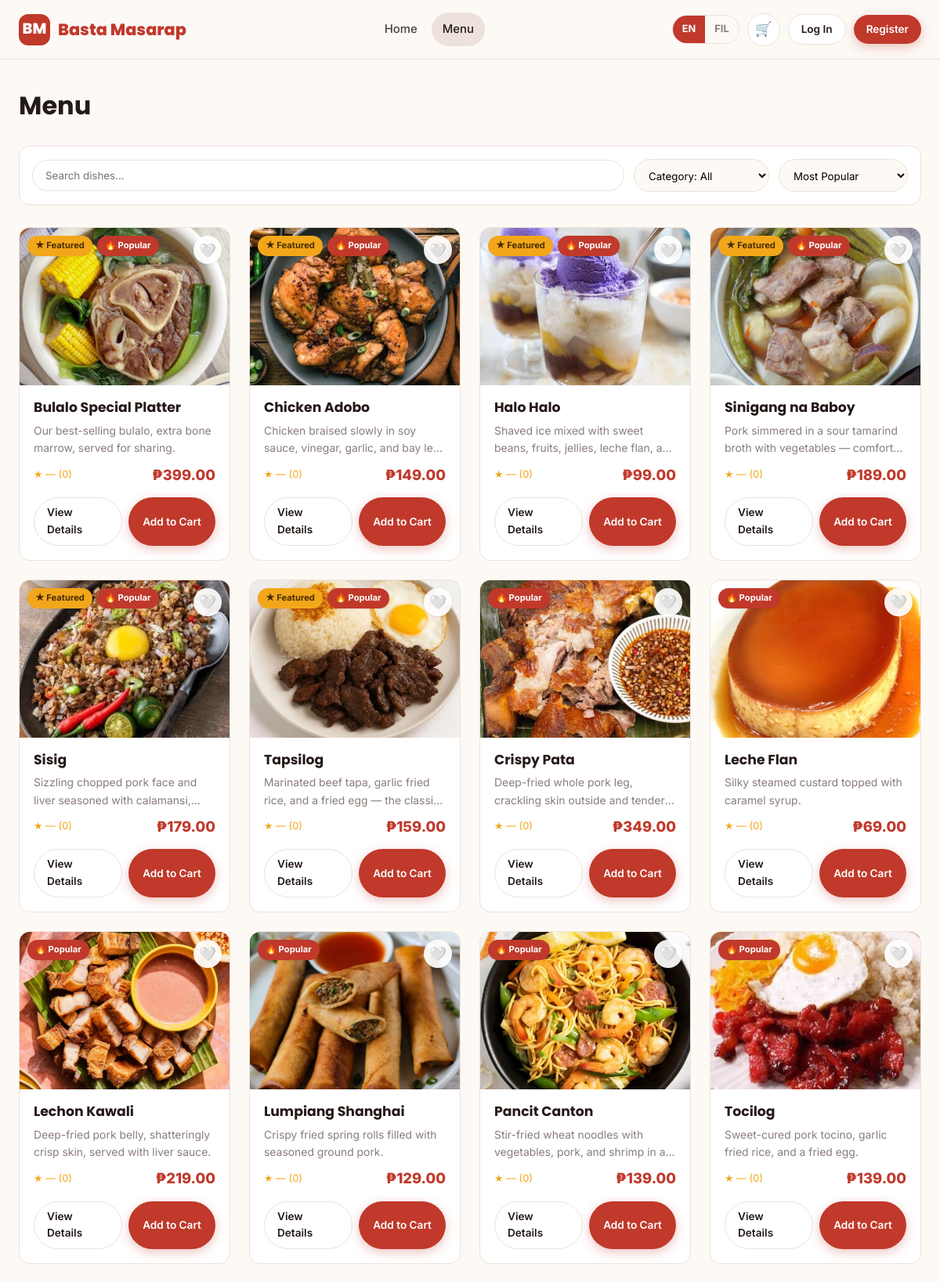
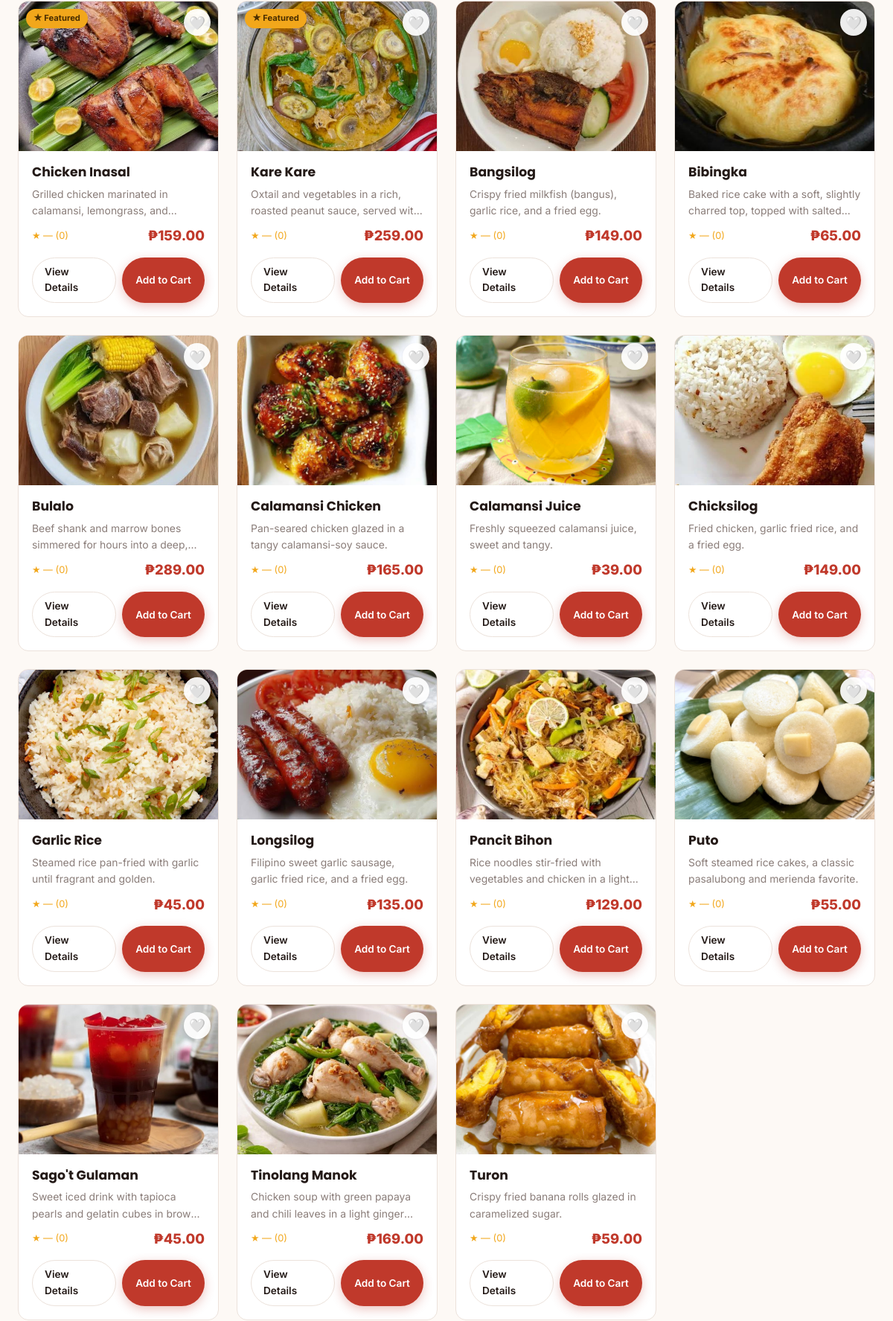
Page /menu.php (upper part) on the committed database (2 pictures, top to bottom).
### tables this page shows
CREATE TABLE `dishes` (
  `dish_id` int(11) NOT NULL,
  `category_id` int(11) NOT NULL,
  `name` varchar(120) NOT NULL,
  `desc_en` text NOT NULL,
  `desc_fil` text NOT NULL,
  `ingredients` text NOT NULL,
  `price` decimal(8,2) NOT NULL,
  `image_path` varchar(255) NOT NULL,
  `is_available` tinyint(1) NOT NULL DEFAULT 1,
  `is_featured` tinyint(1) NOT NULL DEFAULT 0,
  `is_popular` tinyint(1) NOT NULL DEFAULT 0,
  `created_at` timestamp NOT NULL DEFAULT current_timestamp()
);

### menu.php (the view, shortened to what this page needs)
<?php
require_once __DIR__ . '/includes/bootstrap.php';
$search = trim($_GET['search'] ?? '');
$sort = $_GET['sort'] ?? 'popular';
$where = ['d.is_available = 1'];
$params = [];
$orderBy = match ($sort) {
    'price_low' => 'd.price ASC',
    'price_high' => 'd.price DESC',
    'rating' => 'avg_rating DESC',
    'newest' => 'd.created_at DESC',
    default => 'd.is_popular DESC, d.is_featured DESC',
};
$sql = "SELECT d.*, c.slug AS category_slug,
            (SELECT COUNT(*) FROM reactions WHERE dish_id = d.dish_id AND type='like') AS likes,
            (SELECT COUNT(*) FROM reactions WHERE dish_id = d.dish_id AND type='dislike') AS dislikes,
            (SELECT ROUND(AVG(rating),1) FROM reviews WHERE dish_id = d.dish_id AND status='visible') AS avg_rating,
            (SELECT COUNT(*) FROM reviews WHERE dish_id = d.dish_id AND status='visible') AS review_count
        FROM dishes d JOIN categories c ON c.category_id = d.category_id
        WHERE " . implode(' AND ', $where) . "
        ORDER BY {$orderBy}, d.name ASC";
$stmt = $db->prepare($sql);
$stmt->execute($params);
$dishes = $stmt->fetchAll();
$wishlistIds = [];
require __DIR__ . '/includes/header.php';
?>
<section class="section" style="padding-top: 20px;">
    <div class="container">
        <div class="section-head"><h2><?= t('nav_menu') ?></h2></div>
        <form id="menuFilterForm" method="GET" class="filters-bar">
            <input type="text" name="search" class="search-input" placeholder="<?= t('search_placeholder') ?>" value="<?= esc($search) ?>">
            <select name="category" class="select-input">
                <option value=""><?= t('filter_category') ?>: <?= currentLang() === 'fil' ? 'Lahat' : 'All' ?></option>
            </select>
            <select name="sort" class="select-input">
                <option value="popular" <?= $sort === 'popular' ? 'selected' : '' ?>><?= t('sort_popular') ?></option>
            </select>
        </form>
        <?php if (!$dishes): ?>
            <div class="empty-state">
                <div class="icon">🍽️</div>
                <p><?= currentLang() === 'fil' ? 'Walang nahanap na ulam.' : 'No dishes found matching your search.' ?></p>
            </div>
        <?php else: ?>
        <div class="dish-grid">
            <?php foreach ($dishes as $dish): ?>
                <?php $inWishlist = in_array($dish['dish_id'], $wishlistIds); ?>
                <div class="card dish-card">
                    <div class="dish-media">
                        <div class="dish-badges">
                            <?php if ($dish['is_featured']): ?><span class="badge badge-featured">★ Featured</span><?php endif; ?>
                            <?php if ($dish['is_popular']): ?><span class="badge badge-popular">🔥 Popular</span><?php endif; ?>
                        </div>
                        <button class="wishlist-toggle <?= $inWishlist ? 'active' : '' ?>" data-wishlist data-dish-id="<?= $dish['dish_id'] ?>"><?= $inWishlist ? '❤️' : '🤍' ?></button>
                        <?= dishImageHtml($dish) ?>
                    </div>
                    <div class="dish-body">
                        <h3><?= esc($dish['name']) ?></h3>
                        <p class="dish-desc"><?= esc(dishText($dish, 'desc')) ?></p>
                        <div class="dish-meta">
                            <span class="dish-rating">★ <?= $dish['avg_rating'] ?: '—' ?> (<?= (int) $dish['review_count'] ?>)</span>
                            <span class="dish-price"><?= peso((float) $dish['price']) ?></span>
                        </div>
                        <div class="dish-footer">
                            <a href="/basta-masarap/dish.php?id=<?= $dish['dish_id'] ?>" class="btn btn-secondary btn-sm"><?= t('view_details') ?></a>
                            <button class="btn btn-primary btn-sm" data-add-cart="<?= $dish['dish_id'] ?>"><?= t('add_to_cart') ?></button>
                        </div>
                    </div>
                </div>
            <?php endforeach; ?>
        </div>
        <?php endif; ?>
    </div>
</section>
<?php require __DIR__ . '/includes/footer.php'; ?>

### includes/functions.php (shortened to what this page needs)
<?php
function currentLang(): string
{
    return $_SESSION['lang'] ?? 'en';
}
function t(string $key): string
{
    static $dict = null;
    if ($dict === null) {
        $dict = require __DIR__ . '/lang.php';
    }
    $lang = currentLang();
    return $dict[$lang][$key] ?? $dict['en'][$key] ?? $key;
}
function dishText(array $dish, string $field): string
{
    $lang = currentLang();
    return $lang === 'fil' ? ($dish["{$field}_fil"] ?? $dish[$field]) : ($dish["{$field}_en"] ?? $dish[$field]);
}
function peso(float $amount): string
{
    return '₱' . number_format($amount, 2);
}
function esc(?string $value): string
{
    return htmlspecialchars($value ?? '', ENT_QUOTES, 'UTF-8');
}
function dishImageHtml(array $dish): string
{
    $path = $dish['image_path'] ?? '';
    $fullPath = __DIR__ . '/../' . $path;
    if ($path && file_exists($fullPath) && is_file($fullPath)) {
        return '<img src="/basta-masarap/' . esc($path) . '" alt="' . esc($dish['name']) . '">';
    }
    return '🍽️';
}

### assets/css/style.css (style rules this page uses)
:root { --color-primary: #c0392b; --color-primary-dark: #9c2c1f; --color-primary-light: #e8746a; --color-secondary: #f2a71b; --color-ink: #241a17; --color-body: #4a3f3c; --color-muted: #8a7d79; --color-bg: #fdf9f5; --color-surface: #ffffff; --color-border: #ece2db; --color-success: #2e8b57; --color-danger: #c0392b; --radius-sm: 8px; --radius-md: 14px; --radius-lg: 22px; --shadow-sm: 0 1px 3px rgba(36, 26, 23, 0.08); --shadow-md: 0 8px 24px rgba(36, 26, 23, 0.10); --shadow-lg: 0 20px 48px rgba(36, 26, 23, 0.16); --font-heading: 'Poppins', 'Segoe UI', sans-serif; --font-body: 'Inter', 'Segoe UI', sans-serif; --header-height: 76px; }
* { box-sizing: border-box; margin: 0; padding: 0; }
body { font-family: var(--font-body); color: var(--color-body); background: var(--color-bg); line-height: 1.6; -webkit-font-smoothing: antialiased; }
h1, h2, h3, h4 { font-family: var(--font-heading); color: var(--color-ink); font-weight: 700; line-height: 1.2; }
a { color: inherit; text-decoration: none; }
img { max-width: 100%; display: block; }
button { font-family: inherit; cursor: pointer; }
input, select, textarea { font-family: inherit; }
.container { max-width: 1200px; margin: 0 auto; padding: 0 24px; }
.section { padding: 72px 0; }
.section-head { display: flex; align-items: baseline; justify-content: space-between; margin-bottom: 32px; flex-wrap: wrap; gap: 12px; }
.section-head h2 { font-size: 2rem; }
.btn { display: inline-flex; align-items: center; justify-content: center; gap: 8px; padding: 12px 24px; border-radius: 999px; border: none; font-weight: 600; font-size: 0.95rem; transition: transform 0.15s ease, box-shadow 0.15s ease, background 0.15s ease; }
.btn-primary { background: var(--color-primary); color: #fff; box-shadow: 0 4px 14px rgba(192, 57, 43, 0.3); }
.btn-secondary { background: var(--color-surface); color: var(--color-ink); border: 1.5px solid var(--color-border); }
.btn-sm { padding: 8px 16px; font-size: 0.85rem; }
.card { background: var(--color-surface); border-radius: var(--radius-md); border: 1px solid var(--color-border); overflow: hidden; transition: transform 0.2s ease, box-shadow 0.2s ease; }
.dish-grid { display: grid; grid-template-columns: repeat(auto-fill, minmax(260px, 1fr)); gap: 24px; }
.dish-card { position: relative; display: flex; flex-direction: column; height: 100%; }
.dish-media { position: relative; aspect-ratio: 4/3; background: linear-gradient(135deg, #f2d9c8, #f4c7b8); display: flex; align-items: center; justify-content: center; font-size: 3rem; overflow: hidden; }
.dish-media img { width: 100%; height: 100%; object-fit: cover; }
.dish-badges { position: absolute; top: 10px; left: 10px; display: flex; gap: 6px; }
.badge { font-size: 0.7rem; font-weight: 700; padding: 4px 10px; border-radius: 999px; background: var(--color-surface); box-shadow: var(--shadow-sm); }
.badge-featured { background: var(--color-secondary); color: #4a2e00; }
.badge-popular { background: var(--color-primary); color: #fff; }
.wishlist-toggle { position: absolute; top: 10px; right: 10px; width: 36px; height: 36px; border-radius: 50%; background: rgba(255,255,255,0.92); border: none; display: flex; align-items: center; justify-content: center; font-size: 1.1rem; box-shadow: var(--shadow-sm); }
.dish-body { padding: 18px; display: flex; flex-direction: column; gap: 8px; flex: 1; }
.dish-body h3 { font-size: 1.08rem; }
.dish-desc { font-size: 0.87rem; color: var(--color-muted); flex: 1; display: -webkit-box; -webkit-line-clamp: 2; -webkit-box-orient: vertical; overflow: hidden; }
.dish-meta { display: flex; align-items: center; justify-content: space-between; font-size: 0.8rem; color: var(--color-muted); }
.dish-rating { display: flex; align-items: center; gap: 4px; color: var(--color-secondary); }
.dish-price { font-weight: 800; color: var(--color-primary); font-size: 1.15rem; }
.dish-footer { display: flex; gap: 8px; margin-top: 6px; }
.dish-footer .btn { flex: 1; }
.filters-bar { display: flex; gap: 12px; flex-wrap: wrap; align-items: center; margin-bottom: 28px; background: var(--color-surface); padding: 16px; border-radius: var(--radius-md); border: 1px solid var(--color-border); }
.search-input { flex: 1; min-width: 200px; padding: 11px 16px; border-radius: 999px; border: 1.5px solid var(--color-border); }
.select-input { padding: 11px 14px; border-radius: 999px; border: 1.5px solid var(--color-border); background: var(--color-bg); }

### rows in the picture
dishes: is_featured "★ Featured", is_popular "🔥 Popular", image_path (picture), name "Bulalo Special Platter", desc_en "Our best-selling bulalo, extra bone marrow, served for sharing.", avg_rating "—", review_count "0", price "₱399.00"
dishes: is_featured "★ Featured", is_popular "🔥 Popular", image_path (picture), name "Chicken Adobo", desc_en "Chicken braised slowly in soy sauce, vinegar, garlic, and bay…", avg_rating "—", review_count "0", price "₱149.00"
dishes: is_featured "★ Featured", is_popular "🔥 Popular", image_path (picture), name "Halo Halo", desc_en "Shaved ice mixed with sweet beans, fruits, jellies, leche flan,…", avg_rating "—", review_count "0", price "₱99.00"
dishes: is_featured "★ Featured", is_popular "🔥 Popular", image_path (picture), name "Sinigang na Baboy", desc_en "Pork simmered in a sour tamarind broth with vegetables —…", avg_rating "—", review_count "0", price "₱189.00"
dishes: is_featured "★ Featured", is_popular "🔥 Popular", image_path (picture), name "Sisig", desc_en "Sizzling chopped pork face and liver seasoned with…", avg_rating "—", review_count "0", price "₱179.00"
dishes: is_featured "★ Featured", is_popular "🔥 Popular", image_path (picture), name "Tapsilog", desc_en "Marinated beef tapa, garlic fried rice, and a fried egg — the…", avg_rating "—", review_count "0", price "₱159.00"
dishes: is_popular "🔥 Popular", image_path (picture), name "Crispy Pata", desc_en "Deep-fried whole pork leg, crackling skin outside and…", avg_rating "—", review_count "0", price "₱349.00"
dishes: is_popular "🔥 Popular", image_path (picture), name "Leche Flan", desc_en "Silky steamed custard topped with caramel syrup.", avg_rating "—", review_count "0", price "₱69.00"
dishes: is_popular "🔥 Popular", image_path (picture), name "Lechon Kawali", desc_en "Deep-fried pork belly, shatteringly crisp skin, served with liver sauce.", avg_rating "—", review_count "0", price "₱219.00"
dishes: is_popular "🔥 Popular", image_path (picture), name "Lumpiang Shanghai", desc_en "Crispy fried spring rolls filled with seasoned ground pork.", avg_rating "—", review_count "0", price "₱129.00"
dishes: is_popular "🔥 Popular", image_path (picture), name "Pancit Canton", desc_en "Stir-fried wheat noodles with vegetables, pork, and shrimp in…", avg_rating "—", review_count "0", price "₱139.00"
dishes: is_popular "🔥 Popular", image_path (picture), name "Tocilog", desc_en "Sweet-cured pork tocino, garlic fried rice, and a fried egg.", avg_rating "—", review_count "0", price "₱139.00"
dishes: is_featured "★ Featured", image_path (picture), name "Chicken Inasal", desc_en "Grilled chicken marinated in calamansi, lemongrass,…", avg_rating "—", review_count "0", price "₱159.00"
dishes: is_featured "★ Featured", image_path (picture), name "Kare Kare", desc_en "Oxtail and vegetables in a rich, roasted peanut sauce, served…", avg_rating "—", review_count "0", price "₱259.00"
dishes: image_path (picture), name "Bangsilog", desc_en "Crispy fried milkfish (bangus), garlic rice, and a fried egg.", avg_rating "—", review_count "0", price "₱149.00"
dishes: image_path (picture), name "Bibingka", desc_en "Baked rice cake with a soft, slightly charred top, topped with…", avg_rating "—", review_count "0", price "₱65.00"
dishes: image_path (picture), name "Bulalo", desc_en "Beef shank and marrow bones simmered for hours into a…", avg_rating "—", review_count "0", price "₱289.00"
dishes: image_path (picture), name "Calamansi Chicken", desc_en "Pan-seared chicken glazed in a tangy calamansi-soy sauce.", avg_rating "—", review_count "0", price "₱165.00"
dishes: image_path (picture), name "Calamansi Juice", desc_en "Freshly squeezed calamansi juice, sweet and tangy.", avg_rating "—", review_count "0", price "₱39.00"
dishes: image_path (picture), name "Chicksilog", desc_en "Fried chicken, garlic fried rice, and a fried egg.", avg_rating "—", review_count "0", price "₱149.00"
dishes: image_path (picture), name "Garlic Rice", desc_en "Steamed rice pan-fried with garlic until fragrant and golden.", avg_rating "—", review_count "0", price "₱45.00"
dishes: image_path (picture), name "Longsilog", desc_en "Filipino sweet garlic sausage, garlic fried rice, and a fried egg.", avg_rating "—", review_count "0", price "₱135.00"
dishes: image_path (picture), name "Pancit Bihon", desc_en "Rice noodles stir-fried with vegetables and chicken in a…", avg_rating "—", review_count "0", price "₱129.00"
dishes: image_path (picture), name "Puto", desc_en "Soft steamed rice cakes, a classic pasalubong and merienda favorite.", avg_rating "—", review_count "0", price "₱55.00"
dishes: image_path (picture), name "Sago't Gulaman", desc_en "Sweet iced drink with tapioca pearls and gelatin cubes in…", avg_rating "—", review_count "0", price "₱45.00"
dishes: image_path (picture), name "Tinolang Manok", desc_en "Chicken soup with green papaya and chili leaves in a light…", avg_rating "—", review_count "0", price "₱169.00"
dishes: image_path (picture), name "Turon", desc_en "Crispy fried banana rolls glazed in caramelized sugar.", avg_rating "—", review_count "0", price "₱59.00"

### other values in the picture
t('nav_home') "Home"
t('nav_menu') "Menu"
t('nav_login') "Log In"
t('nav_register') "Register"
form field category "Category: All"
form field sort "Most Popular"
